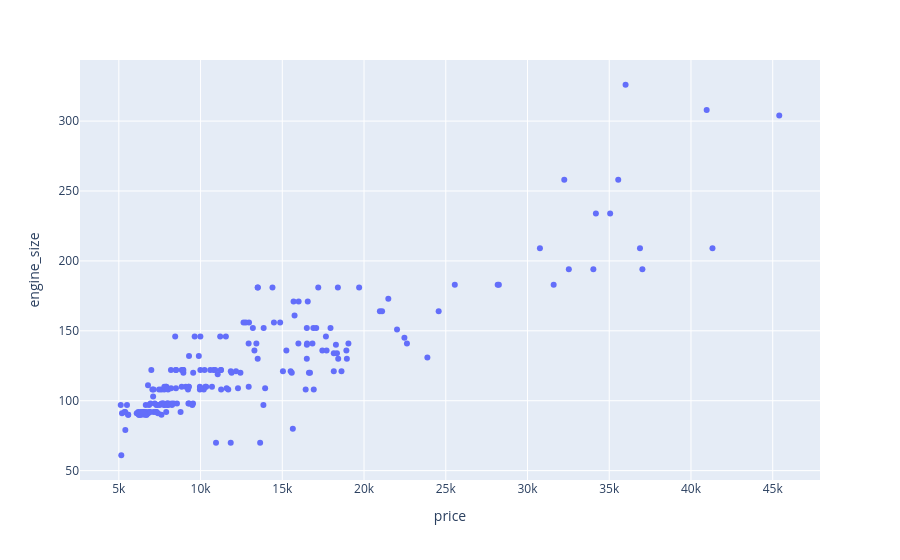

Source (notebook cell):
### Markdown cell above
### Scatter Plot

### Code cell
scat = px.scatter(df, x='price', y='engine_size')
scat.show()

### Figure 1 — Plotly figure (JSON) as saved in the notebook; plotly's stock layout.template omitted (floating-point values rounded to 4 significant figures; data arrays with more than 128 entries replaced by an {"elided": "..."} marker saying what was removed)
{"data": [{"hovertemplate": "price=%{x}<br>engine_size=%{y}<extra></extra>", "legendgroup": "", "marker": {"color": "#636efa", "symbol": "circle"}, "mode": "markers", "name": "", "orientation": "v", "showlegend": false, "type": "scatter", "x": {"elided": "201 int values"}, "xaxis": "x", "y": {"elided": "201 int values"}, "yaxis": "y"}], "layout": {"autosize": true, "dragmode": "zoom", "legend": {"tracegroupgap": 0}, "margin": {"t": 60}, "xaxis": {"anchor": "y", "autorange": true, "domain": [0, 1], "range": [2678.0, 47840.0], "title": {"text": "price"}, "type": "linear"}, "yaxis": {"anchor": "x", "autorange": true, "domain": [0, 1], "range": [40.48, 346.5], "title": {"text": "engine_size"}, "type": "linear"}}}
